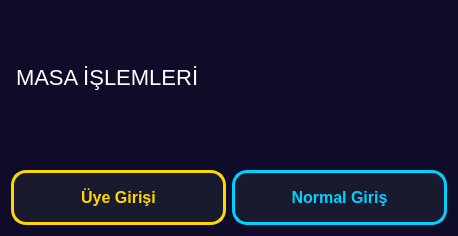
<?xml version="1.0" encoding="UTF-8"?>
<ui version="4.0">
 <class>Dialog</class>
 <widget class="QDialog" name="Dialog">
  <property name="geometry">
   <rect>
    <x>0</x>
    <y>0</y>
    <width>458</width>
    <height>236</height>
   </rect>
  </property>
  <property name="windowTitle">
   <string>MASA İŞLEMLERİ</string>
  </property>
  <property name="styleSheet">
   <string notr="true">/* Ana Pencere - Karanlık Mod */
QDialog {
    background-color: #0f0c29;
}

/* Başlık Yazısı */
QLabel {
    color: white;
    font-family: &quot;Segoe UI Black&quot;; /* Çok kalın font */
    font-size: 22px;
    qproperty-alignment: AlignCenter;
    margin-bottom: 20px; /* Butonlardan biraz uzak dursun */
}

/* GENEL BUTON AYARLARI */
QPushButton {
    background-color: #1a1a2e;
    border-radius: 15px;
    font-size: 16px;
    font-weight: bold;
    padding: 15px;
    min-width: 120px;
}

/* ÜYE GİRİŞİ BUTONU (Özel - Altın/Sarı) */
QPushButton#btn_uye {
    color: #ffd700;
    border: 3px solid #ffd700;
}
QPushButton#btn_uye:hover {
    background-color: #ffd700;
    color: black;
    box-shadow: 0 0 15px #ffd700; /* Parlama efekti */
}

/* NORMAL GİRİŞ BUTONU (Standart - Neon Mavi) */
QPushButton#btn_normal {
    color: #00d2ff;
    border: 3px solid #00d2ff;
}
QPushButton#btn_normal:hover {
    background-color: #00d2ff;
    color: black;
}</string>
  </property>
  <layout class="QGridLayout" name="gridLayout">
   <item row="0" column="0">
    <layout class="QVBoxLayout" name="verticalLayout">
     <item>
      <widget class="QLabel" name="lbl_baslik">
       <property name="text">
        <string>MASA İŞLEMLERİ</string>
       </property>
      </widget>
     </item>
     <item>
      <layout class="QHBoxLayout" name="horizontalLayout">
       <item>
        <widget class="QPushButton" name="btn_uye">
         <property name="text">
          <string>Üye Girişi</string>
         </property>
        </widget>
       </item>
       <item>
        <widget class="QPushButton" name="btn_normal">
         <property name="text">
          <string>Normal Giriş</string>
         </property>
        </widget>
       </item>
      </layout>
     </item>
    </layout>
   </item>
  </layout>
 </widget>
 <resources/>
 <connections/>
</ui>
